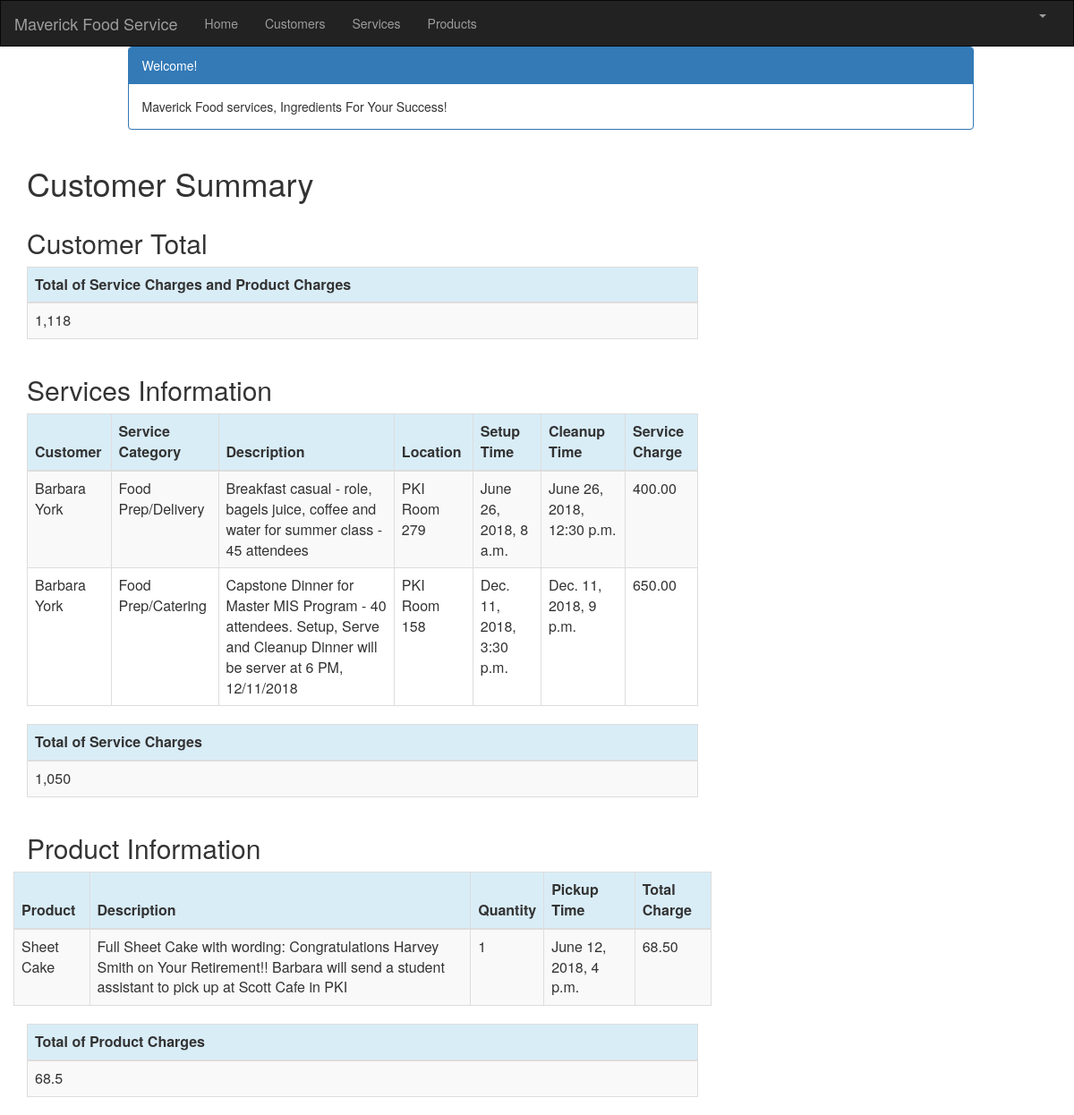
The page /customer/1/summary/ (signed in) on the database its author committed.
### crm/models.py (models this page shows, shortened)
class Service(models.Model):
    cust_name = models.ForeignKey(Customer, on_delete=models.CASCADE, related_name='services')
    service_category = models.CharField(max_length=100)
    description = models.TextField()
    location = models.CharField(max_length=200)
    setup_time = models.DateTimeField(
        default=timezone.now)
    cleanup_time = models.DateTimeField(
        default=timezone.now)
    service_charge = models.DecimalField(max_digits=10, decimal_places=2)
    created_date = models.DateTimeField(
        default=timezone.now)
    updated_date = models.DateTimeField(auto_now_add=True)

class Customer(models.Model):
    cust_name = models.CharField(max_length=50)
    organization = models.CharField(max_length=100, blank=True)
    role = models.CharField(max_length=100)
    email = models.EmailField(max_length=100)
    bldgroom = models.CharField(max_length=100)
    address = models.CharField(max_length=200)
    account_number = models.IntegerField(blank=False, null=False)
    city = models.CharField(max_length=50)
    state = models.CharField(max_length=50)
    zipcode = models.CharField(max_length=10)
    phone_number = models.CharField(max_length=50)
    created_date = models.DateTimeField(
        default=timezone.now)
    updated_date = models.DateTimeField(auto_now_add=True)
    def __str__(self):
        return str(self.cust_name)

class Product(models.Model):
    cust_name = models.ForeignKey(Customer, on_delete=models.CASCADE, related_name='products')
    product = models.CharField(max_length=100)
    p_description = models.TextField()
    quantity = models.IntegerField()
    pickup_time = models.DateTimeField(
        default=timezone.now)
    charge = models.DecimalField(max_digits=10, decimal_places=2)
    created_date = models.DateTimeField(
        default=timezone.now)
    updated_date = models.DateTimeField(auto_now_add=True)

### crm/views.py (the view)
# urls.py: path('customer/<int:pk>/summary/', views.summary, name='summary'),
@login_required
def summary(request, pk):
    customer = get_object_or_404(Customer, pk=pk)
    customers = Customer.objects.filter(created_date__lte=timezone.now())
    services = Service.objects.filter(cust_name=pk)
    products = Product.objects.filter(cust_name=pk)
    sum_service_charge = Service.objects.filter(cust_name=pk).aggregate(Sum('service_charge'))
    sum_product_charge = Product.objects.filter(cust_name=pk).aggregate(Sum('charge'))
    return render(request, 'crm/summary.html', {'customers': customers,
                                                    'products': products,
                                                    'services': services,
                                                    'sum_service_charge': sum_service_charge,
                                                    'sum_product_charge': sum_product_charge,})

### crm/templates/crm/summary.html (shortened to what this page needs)
{% extends 'crm/base.html' %}
{% block content %}
{% load mathfilters %}
{% load humanize %}
<div class="container">
    <div class="row">
        <div class="col-md-10 col-md-offset-1">
            <div class="panel panel-primary">
                <div class="panel-heading">Welcome!</div>
                <div class="panel-body">
                    Maverick Food services, Ingredients For Your Success!
                </div>
            </div>
        </div>
    </div>
</div>
<div class="row">
    <h1 style="padding-left: 15Px">Customer Summary</h1>
</div>
<div class="row">
    <h2 style="padding-left: 15Px">Customer Total</h2>
</div>
<table class="table table-striped table-bordered table-hover">
    <thead>
        <tr class="bg-info">
            <th>Total of Service Charges and Product Charges</th>
        </tr>
    </thead>
    <tbody>
        <tr>
            <td>{{  sum_service_charge.service_charge__sum|add:sum_product_charge.charge__sum|intcomma  }}</td>
        </tr>
    </tbody>
</table>
<div class="row">
    <h2 style="padding-left: 15Px">Services Information</h2>
</div>
<div>
    <table class="table table-striped table-bordered table-hover">
        <thead>
            <tr class="bg-info">
                <th>Customer</th>
                <th>Service Category</th>
                <th>Description</th>
                <th>Location</th>
                <th>Setup Time</th>
                <th>Cleanup Time</th>
                <th>Service Charge</th>
            </tr>
        </thead>
        <tbody>
            {% for service in services %}
            <tr>
                <td>{{ service.cust_name }}</td>
                <td>{{ service.service_category }}</td>
                <td>{{ service.description }}</td>
                <td>{{ service.location }}</td>
                <td>{{ service.setup_time }}</td>
                <td>{{ service.cleanup_time }}</td>
                <td>{{ service.service_charge|intcomma }}</td>
            </tr>
            {% endfor %}
        </tbody>
    </table>
</div>
<table class="table table-striped table-bordered table-hover">
    <thead>
        <tr class="bg-info">
            <th>Total of Service Charges</th>
        </tr>
    </thead>
    <tbody>
        <tr>
            <td>{{ sum_service_charge.service_charge__sum|intcomma }}</td>
        </tr>
    </tbody>
</table>
<div class="row">
    <h2 style="padding-left: 15Px">Product Information</h2>
</div>
<div class="row">
    <table class="table table-striped table-bordered table-hover">
        <thead>
            <tr class="bg-info">
                <th>Product</th>
                <th>Description</th>
                <th>Quantity</th>
                <th>Pickup Time</th>
                <th>Total Charge</th>
            </tr>
        </thead>
        <tbody>
            {% for product in products %}
            <tr>
                <td>{{ product.product }}</td>
                <td>{{ product.p_description }}</td>
                <td>{{ product.quantity|intcomma }}</td>
                <td>{{ product.pickup_time }}</td>
                <td>{{ product.charge|intcomma }}</td>
            </tr>
            {% endfor %}
        </tbody>
    </table>
</div>
<table class="table table-striped table-bordered table-hover">
    <thead>
        <tr class="bg-info">
            <th>Total of Product Charges</th>
        </tr>
    </thead>
    <tbody>
        <tr>
            <td>{{ sum_product_charge.charge__sum|intcomma }}</td>
        </tr>
    </tbody>
</table>
</div>
{% endblock %}

### rows shown on the page
Service: cust_name "Barbara York", service_category "Food Prep/Delivery", description "Breakfast casual - role, bagels juice, coffee and water for summer class - 45 attendees", location "PKI Room 279", setup_time "June 26, 2018, 8 a.m.", cleanup_time "June 26, 2018, 12:30 p.m.", service_charge "400.00"
Service: cust_name "Barbara York", service_category "Food Prep/Catering", description "Capstone Dinner for Master MIS Program - 40 attendees. Setup, Serve and Cleanup Dinner will be server at 6 PM, 12/11/2018", location "PKI Room 158", setup_time "Dec. 11, 2018, 3:30 p.m.", cleanup_time "Dec. 11, 2018, 9 p.m.", service_charge "650.00"
Product: product "Sheet Cake", p_description "Full Sheet Cake with wording: Congratulations Harvey Smith on Your Retirement!! Barbara will send a student assistant to pick up at Scott Cafe in PKI", quantity "1", pickup_time "June 12, 2018, 4 p.m.", charge "68.50"

### other values the page prints
{{ sum_service_charge.service_charge__sum|intcomma }} "1,050"
{{ sum_product_charge.charge__sum|intcomma }} "68.5"
